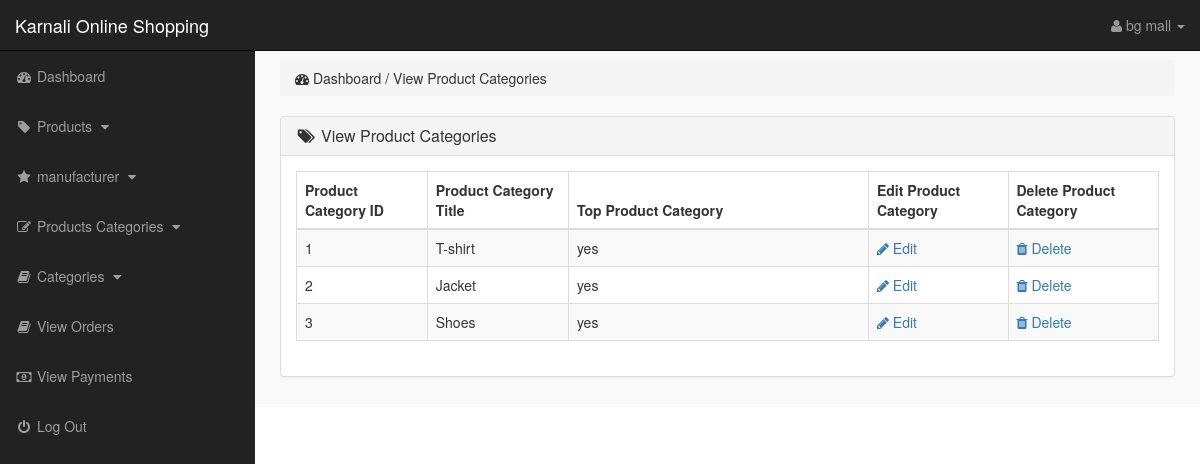
The app's page /vender/index.php?view_p_cats (signed in) with its own data.
### tables this page shows
CREATE TABLE `vendors` (
  `vendor_id` int(11) NOT NULL,
  `vendor_name` varchar(255) NOT NULL,
  `vendor_email` varchar(255) NOT NULL,
  `vendor_pass` varchar(255) NOT NULL,
  `vendor_contact` varchar(20) NOT NULL,
  `vendor_province` varchar(100) DEFAULT NULL,
  `vendor_district` varchar(100) DEFAULT NULL,
  `vendor_Rural_municipality` varchar(100) DEFAULT NULL,
  `vendor_word_no` varchar(11) DEFAULT NULL,
  `vendor_image` varchar(255) DEFAULT NULL,
  `vendor_ip` varchar(45) DEFAULT NULL,
  `vendor_category` varchar(255) DEFAULT NULL,
  `vendor_bio` text DEFAULT NULL,
  `created_at` datetime DEFAULT current_timestamp(),
  `status` enum('pending','active','inactive') DEFAULT 'pending'
);

CREATE TABLE `product_categories` (
  `p_cat_id` int(10) NOT NULL,
  `p_cat_title` text NOT NULL,
  `p_cat_top` text NOT NULL,
  `p_cat_image` text NOT NULL
);

### vender/view_p_cats.php (the view)
<?php
    if(!isset($_SESSION['vendor_email'])){
        echo "<script>window.open('login.php','_self')</script>";
    }else{
?>
<div class="row">
    <div class="col-lg-12">
        <ol class="breadcrumb">
            <li>
                <i class="fa fa-dashboard"></i> Dashboard / View Product Categories
            </li>
        </ol>
    </div>
</div>
<div class="row">
    <div class="col-lg-12">
        <div class="panel panel-default">
            <div class="panel-heading">
                <h3 class="panel-title">
                    <i class="fa fa-tags fa-fw"></i> View Product Categories
                </h3>
            </div>
            <div class="panel-body">
                <div class="table-responsive">
                    <table class="table table-hover table-striped table-bordered">
                        <thead>
                            <tr>
                                <th> Product Category ID </th>
                                <th> Product Category Title </th>
                                <th> Top Product Category </th>
                                <th> Edit Product Category </th>
                                <th> Delete Product Category </th>
                            </tr>
                        </thead>
                        <tbody>
                            <?php
                                $i=0;
                                $get_p_cats = "select * from product_categories";
                                $run_p_cats = mysqli_query($con,$get_p_cats);
                                while($row_p_cats=mysqli_fetch_array($run_p_cats)){
                                    $p_cat_id = $row_p_cats['p_cat_id'];
                                    $p_cat_title = $row_p_cats['p_cat_title'];
                                    $p_cat_top = $row_p_cats['p_cat_top'];
                                    $i++;
                            ?>
                            <tr>
                                <td> <?php echo $i; ?> </td>
                                <td> <?php echo $p_cat_title; ?> </td>
                                <td width="300"> <?php echo $p_cat_top; ?> </td>
                                <td>
                                    <a href="index.php?edit_p_cat= <?php echo $p_cat_id; ?> ">
                                        <i class="fa fa-pencil"></i> Edit
                                    </a>
                                </td>
                                <td>
                                    <a href="index.php?delete_p_cat= <?php echo $p_cat_id; ?> ">
                                        <i class="fa fa-trash"></i> Delete
                                    </a>
                                </td>
                            </tr>
                            <?php } ?>
                        </tbody>
                    </table>
                </div>
            </div>
        </div>
    </div>
</div>
<?php } ?>

### vender/includes/sidebar.php (shortened to what this page needs)
<?php
    if(!isset($_SESSION['vendor_email'])){
        echo "<script>window.open('login.php','_self')</script>";
    }else{
?>
<nav class="navbar navbar-inverse navbar-fixed-top">
    <div class="navbar-header">
    <a href="index.php?dashboard" class="navbar-brand"> Karnali Online Shopping</a>
    </div>
    <ul class="nav navbar-right top-nav">
        <li class="dropdown">
            <a href="#" class="dropdown-toggle" data-toggle="dropdown">
                <i class="fa fa-user"></i> <?php echo $vendor_name;  ?> <b class="caret"></b>
            </a>
        </li>
    </ul>
    <div class="collapse navbar-collapse navbar-ex1-collapse">
        <ul class="nav navbar-nav side-nav">
            <li>
                <a href="index.php?dashboard">
                        <i class="fa fa-fw fa-dashboard"></i> Dashboard
                </a>
            </li>
            <li>
                <a href="#" data-toggle="collapse" data-target="#products">
                        <i class="fa fa-fw fa-tag"></i> Products
                        <i class="fa fa-fw fa-caret-down"></i>
                </a>
            </li>
            <li>
                <a href="#" data-toggle="collapse" data-target="#manufacturer">
                        <i class="fa fa-fw fa-star"></i> manufacturer
                        <i class="fa fa-fw fa-caret-down"></i>
                </a>
            </li>
            <li>
                <a href="#" data-toggle="collapse" data-target="#p_cat">
                        <i class="fa fa-fw fa-edit"></i> Products Categories
                        <i class="fa fa-fw fa-caret-down"></i>
                </a>
            </li>
            <li>
                <a href="#" data-toggle="collapse" data-target="#cat">
                        <i class="fa fa-fw fa-book"></i> Categories
                        <i class="fa fa-fw fa-caret-down"></i>
                </a>
            </li>
            <li>
                <a href="index.php?view_orders">
                    <i class="fa fa-fw fa-book"></i> View Orders
                </a>
            </li>
            <li>
                <a href="index.php?view_payments">
                    <i class="fa fa-fw fa-money"></i> View Payments
                </a>
            </li>
            <li>
                <a href="logout.php">
                    <i class="fa fa-fw fa-power-off"></i> Log Out
                </a>
            </li>
        </ul>
    </div>
</nav>
<?php } ?>

### vender/css/style.css (style rules this page uses)
body { margin-top: 100px; }
@media (min-width: 768px) { body { margin-top: 50px; } }
.top-nav { padding: 0 15px; }
.top-nav >li { display: inline-block; }
.top-nav>li>a { color: #999999; line-height: 20px; padding-top: 15px; padding-bottom: 15px; }
@media (min-width: 768px) { .side-nav { position: fixed; top: 51px; bottom: 0; width: 255px; overflow-y: auto; overflow-x: hidden; background-color: #222222; padding-bottom: 40px; border-radius: 0; } }
@media (min-width: 768px) { .side-nav>li>a { width: 255px; } }
.panel-body { border-radius: 5px; }

### records on screen
vendors: vendor_name "bg mall"
product_categories: p_cat_title "T-shirt", p_cat_top "yes"
product_categories: p_cat_title "Jacket", p_cat_top "yes"
product_categories: p_cat_title "Shoes", p_cat_top "yes"
